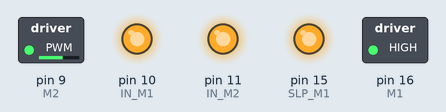
Simulated run of this sketch. Board: Arduino Uno, built with avr-gcc and run on an emulated ATmega328P. Parts: switched loads named in the sketch (green lamp = pin HIGH), output pins drawn as LEDs (lit = HIGH).

Above: at 0.05 s.
At 9.95 s:
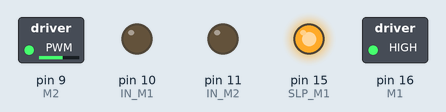
Timing chart, 0 to 11.5 s (numbered marks = the images above):
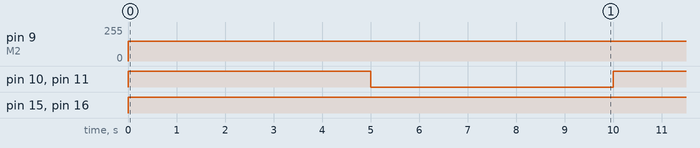

The sketch:

giro_segundo.ino
```cpp
// Programa para que los motores cambien su sentido de giro cada 5 segundos

// Pines de PWM
#define M1 16
#define M2 9

// Pines de direccion
#define IN_M1 10 // 10 O 9
#define IN_M2 11 // 11 O 14

// Pin de StandBy
#define SLP_M1 15

void setup() {
  pinMode(M1, OUTPUT);
  pinMode(M2, OUTPUT);
  pinMode(IN_M1, OUTPUT);
  pinMode(IN_M2, OUTPUT);
  pinMode(SLP_M1, OUTPUT);

  digitalWrite(SLP_M1, LOW); // Dormimos al motor inicialmente (disminuimos consumo)
}

void loop() {
  // Movemos los motores en un sentido de giro
  digitalWrite(SLP_M1, HIGH); // Despertamos el driver
  analogWrite(M1, 150);       // Establecemos la velocidad de giro (valor entre 0-255)
  analogWrite(M2, 150);

  // Sentido de giro: HIGH en el pin de direccion de cada motor
  digitalWrite(IN_M1, HIGH);
  digitalWrite(IN_M2, HIGH);

  delay(5000); // Mantenemos el estado de los motores 5 segundos

  // Sentido de giro contrario: LOW en el pin de direccion de cada motor
  digitalWrite(IN_M1, LOW);
  digitalWrite(IN_M2, LOW);

  delay(5000); // Mantenemos el estado de los motores 5 segundos
}
```

Measured:
- by itself, pin 9 (M2): 0/255 → 150/255 at 0.00 s
- by itself, pin 10 (IN_M1), pin 11 (IN_M2): alternates HIGH for 5.0 s and LOW for 5.0 s
- by itself, pin 15 (SLP_M1), pin 16 (M1): LOW → HIGH at 0.00 s
